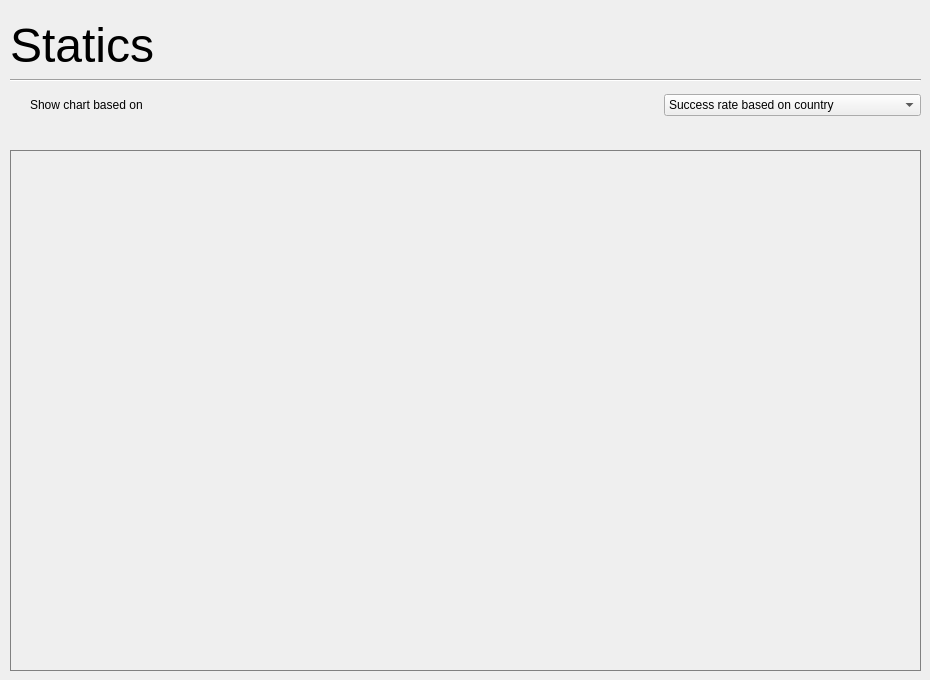
        <widget class="QWidget" name="page_statics">
         <widget class="QLabel" name="label_8">
          <property name="geometry">
           <rect>
            <x>10</x>
            <y>20</y>
            <width>311</width>
            <height>51</height>
           </rect>
          </property>
          <property name="styleSheet">
           <string notr="true">font-size:48px;</string>
          </property>
          <property name="text">
           <string>Statics</string>
          </property>
         </widget>
         <widget class="QWidget" name="widget_draw_statics" native="true">
          <property name="geometry">
           <rect>
            <x>10</x>
            <y>150</y>
            <width>911</width>
            <height>521</height>
           </rect>
          </property>
          <property name="styleSheet">
           <string notr="true">QWidget{
border:1px solid gray;
}</string>
          </property>
         </widget>
         <widget class="Line" name="line">
          <property name="geometry">
           <rect>
            <x>10</x>
            <y>70</y>
            <width>911</width>
            <height>20</height>
           </rect>
          </property>
          <property name="orientation">
           <enum>Qt::Orientation::Horizontal</enum>
          </property>
         </widget>
         <widget class="QWidget" name="layoutWidget">
          <property name="geometry">
           <rect>
            <x>30</x>
            <y>80</y>
            <width>891</width>
            <height>50</height>
           </rect>
          </property>
          <layout class="QHBoxLayout" name="horizontalLayout_6">
           <item>
            <widget class="QLabel" name="label_33">
             <property name="text">
              <string>Show chart based on</string>
             </property>
            </widget>
           </item>
           <item>
            <spacer name="horizontalSpacer_2">
             <property name="orientation">
              <enum>Qt::Orientation::Horizontal</enum>
             </property>
             <property name="sizeHint" stdset="0">
              <size>
               <width>158</width>
               <height>20</height>
              </size>
             </property>
            </spacer>
           </item>
           <item>
            <widget class="QComboBox" name="combo_charts">
             <property name="styleSheet">
              <string notr="true"/>
             </property>
             <item>
              <property name="text">
               <string>Success rate based on country</string>
              </property>
             </item>
             <item>
              <property name="text">
               <string>Success rate based university rank</string>
              </property>
             </item>
             <item>
              <property name="text">
               <string>Distribution of university based on rank</string>
              </property>
             </item>
             <item>
              <property name="text">
               <string>Distribution of university based on country</string>
              </property>
             </item>
             <item>
              <property name="text">
               <string>Answer rate based on country</string>
              </property>
             </item>
             <item>
              <property name="text">
               <string>Answer rate based on university rank</string>
              </property>
             </item>
             <item>
              <property name="text">
               <string>On which email you got answer</string>
              </property>
             </item>
            </widget>
           </item>
          </layout>
         </widget>
        </widget>
